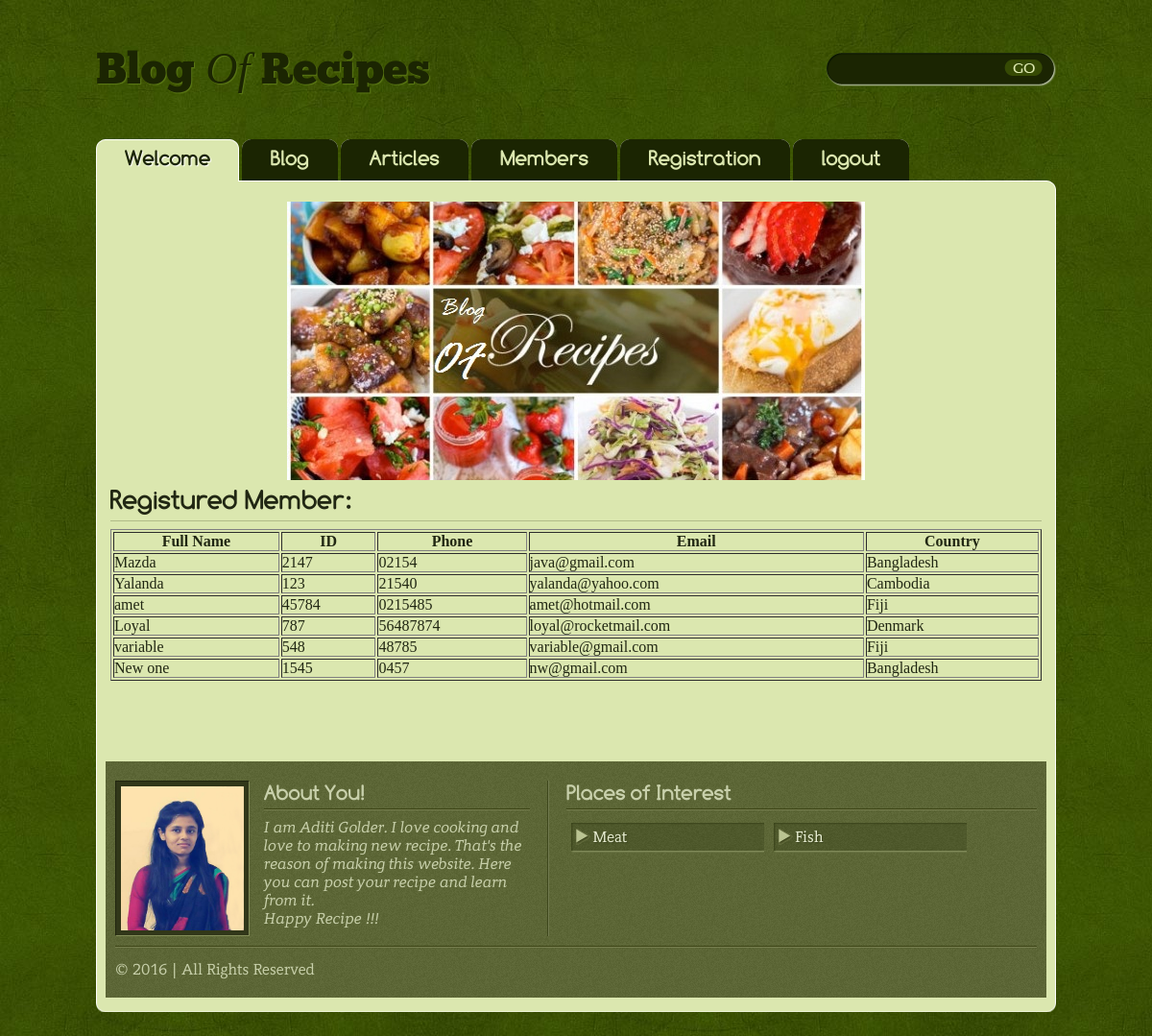
Page /members.php (signed in) on the earlier database version.
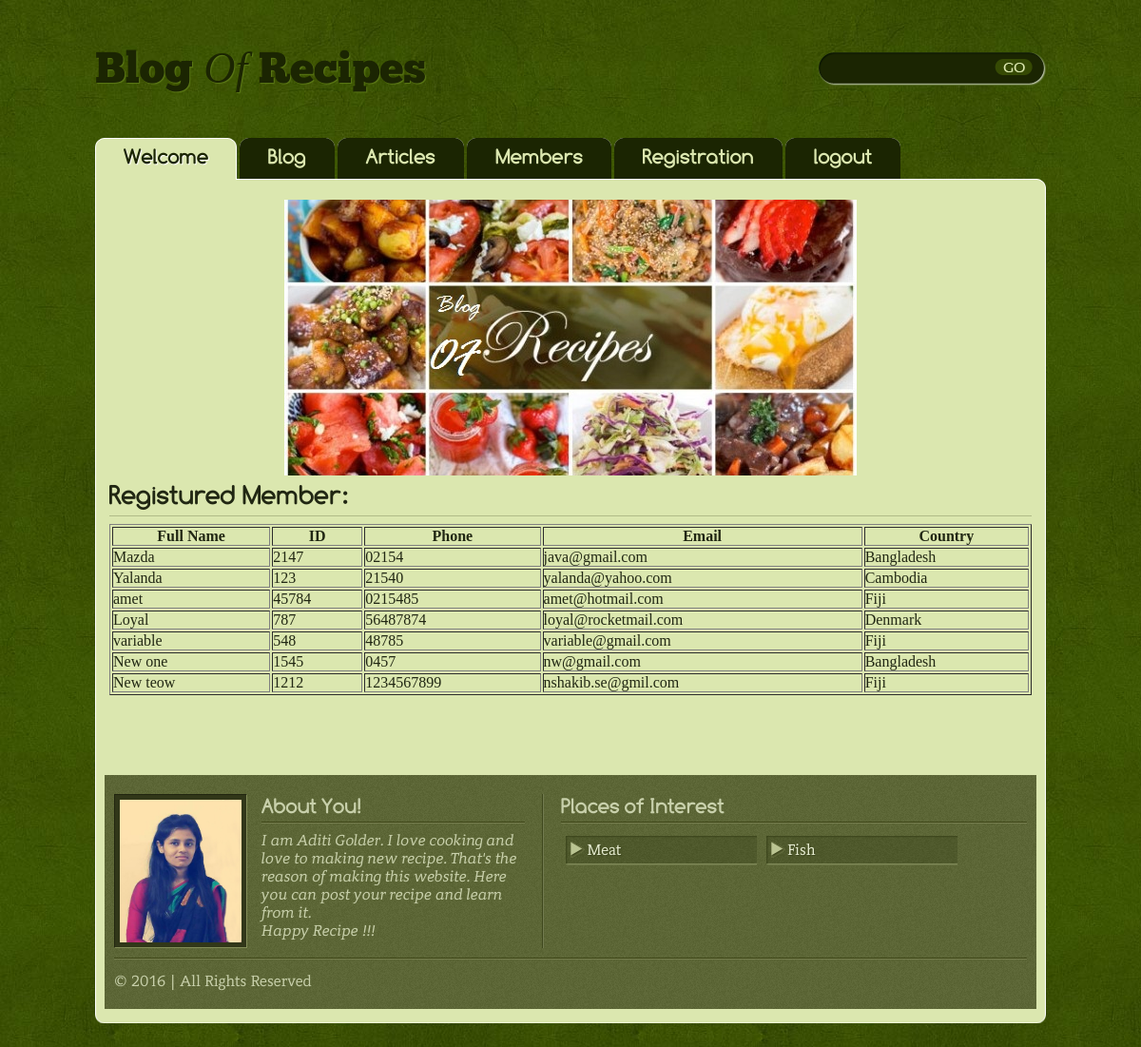
Same page on the later database version.
### tables this page shows
CREATE TABLE `registration` (
  `id` int(11) NOT NULL,
  `fullname` varchar(30) NOT NULL,
  `per_id` varchar(30) NOT NULL,
  `email` varchar(30) NOT NULL,
  `gender` varchar(22) NOT NULL,
  `phone` varchar(30) NOT NULL,
  `password` varchar(30) NOT NULL,
  `bdate` date NOT NULL,
  `country` varchar(30) NOT NULL
);

### members.php (the view, shortened to what this page needs)
<?php
	include("db_connection.php");
	include("header.php");
?>
<div id="mainpage" class="normalpage">
<div id="left" class="widepage">
<?php
	$query = "SELECT * FROM registration";
	$exe = mysqli_query($link, $query);
?>
<h2>Registured Member: </h2>
	<table border="1" style="width:100%;">
	<tr>
		<th>Full Name</th>
		<th>ID</th>
		<th>Phone</th>
		<th>Email</th>
		<th>Country</th>
	</tr>
		<?php
			while($row = mysqli_fetch_array($exe)){
				echo "<tr>";
					echo "<td>".$row['fullname']."</td>";
					echo "<td>".$row['per_id']."</td>";
					echo "<td>".$row['phone']."</td>";
					echo "<td>".$row['email']."</td>";
					echo "<td>".$row['country']."</td>";
				echo "</tr>";
			}
		?>
	</table>
</div>
</div>
<br/>
<br/>
<br/>
<?php include("footer.php");?>

### header.php (shortened to what this page needs)
<!DOCTYPE html PUBLIC "-//W3C//DTD XHTML 1.0 Strict//EN" "http://www.w3.org/TR/xhtml1/DTD/xhtml1-strict.dtd">
<html xmlns="http://www.w3.org/1999/xhtml">
<head>
<link href="style.css" rel="stylesheet" type="text/css" />
</head>
<body>
<div id="wrap">
<div id="top">
<h1 id="sitename">Blog <em>Of</em> Recipes</h1>
<div id="searchbar">
<form action="#">
<div id="searchfield">
<input type="text" name="keyword" class="keyword" /> <input class="searchbutton" type="image" src="images/searchgo.gif"  alt="search" /></div>
</form>
</div>
</div>
<div id="menu">
<ul>
<li class="active"><a href="index.php"><span>Welcome</span></a></li>
<li><a href="blog.php"><span>Blog</span></a></li>
<li><a href="articles.php"><span>Articles</span></a></li>
<li><a href="members.php"><span>Members</span></a></li>
<li><a href="registration.php"><span>Registration</span></a></li>
<?php
	if(!isset($_SESSION['SESS_MEMBER_ID']) || (trim($_SESSION['SESS_MEMBER_ID']) == '')){
?>
<li><a href="login.php"><span>login</span></a></li>
<?php }  else { ?>
<li><a href="logout.php"><span>logout</span></a></li>
<?php } ?>
</ul>
</div>
<div id="contentwrap">
<div id="header">
</div>

### footer.php (shortened to what this page needs)
<div id="bottom">
<div id="shortinfo">
<div id="authimg">
  <img src="images/bug.jpg" alt="" width="128" height="150" /></div>
<div id="authbio">
<h2>About You!</h2>
<p>I am Aditi Golder. I love cooking and love to making new recipe. That's the reason of making this website.
Here you can post your recipe and learn from it.<br>Happy Recipe !!!</p>
</div>
</div>
<div id="linkmenu">
<h2>Places of Interest</h2>
<ul class="footerlinks">
<li><a href="">Meat</a></li>
<li><a href="">Fish</a></li>
</ul>
</div>
<div id="footer">
&copy; 2016 | All Rights Reserved
</div>
</div>
</div>
<div id="contentbtm"></div>
<div id="credits">
</div>
</div>
</body>
</html>

### style.css (style rules this page uses)
* { padding:0; margin:0; }
body { background:url(images/bg.jpg) repeat; font-family:Georgia, "Times New Roman", Times, serif; color:#212713; }
#wrap { width:1000px; margin:auto; }
#contentwrap { background:url(images/contentbg.gif) repeat-y; padding:10px 0 3px 0; }
#menu { background:url(images/contenttop.gif) center bottom no-repeat; height:44px; padding-bottom:11px; }
#contentbtm { background:url(images/cntntbtm.gif) center no-repeat; height:12px; }
ul { list-style:none; }
#menu li { display:inline; font:bold 22px Comfortaa; }
#menu li a { display:block; height:44px; float:left; background:url(images/menu2.gif) right top no-repeat; margin-right:3px; padding-right:10px; color:#dbe7af; text-decoration:none; }
#menu li a span { display:block; background:url(images/menu1.gif) left top no-repeat; padding:7px 20px 0 30px; height:37px; }
#menu li.active a { background:url(images/menuh2.gif) right top no-repeat; color:#1b2502; text-shadow:#fff 1px 1px 1px; }
#menu li.active a span { background:url(images/menuh1.gif) left top no-repeat; }
#sitename { font: normal 46px chunk; color:#1b2502; text-shadow:#5d7a17 1px 1px 1px; display:block; padding:45px 0 0 0; width:60%; float:left; }
#searchbar { width:39%; float:right; }
#sitename em { font: italic 46px Georgia, "Times New Roman", Times, serif; }
#top { height:145px; }
#header { background:url(images/header.jpg) center center no-repeat; width:980px; height:270px; padding:10px; }
#mainpage { padding:0 10px 10px 10px; }
h2 { display:block; font:bold 22px Comfortaa; margin-bottom:8px; }
#bottom { padding:20px 10px 10px 10px; margin: 0 10px 0 10px; background:url(images/footerbg.gif) repeat; color:#c8d0ab; font-family:Contra; }
#shortinfo { width:45%; float:left; margin-bottom:10px; padding-right:20px; background:url(images/ftlv.jpg) right top repeat-y; }
#linkmenu { width:51%; float:right; margin-bottom:10px; }
#authimg { width:150px; float:left; }
#authbio { margin-left:155px; }
#authbio p { font-style:italic; }
#authimg img { display:block; background:#313719; padding:5px; border-left: solid 1px #21250f; border-bottom:solid 1px #848e59; border-top:solid 1px #21250f; border-right:solid 1px #848e59; }
#bottom h2 { display:block; font:bold 22px Comfortaa; margin-bottom:8px; background:url(images/ftl-h.jpg) left bottom repeat-x; padding:0 0 5px 0; }
#bottom a { color:#e6ecd1!important; text-decoration:none; }
.footerlinks li { display:block; width:41%; float:left; height:32px; margin:5px; background:url(images/footerli2.gif) no-repeat; }
.footerlinks li a { color:#fff; background:url(images/footerli.gif) 5px 6px no-repeat; text-shadow:#3b441d 1px 1px 1px; height:28px; padding:5px 8px 0 22px; display:block; }
#footer { background:url(images/ftl-h.jpg) left top repeat-x; padding:15px 0 10px 0; }
#credits { padding:5px 15px 20px 15px; color:#728f2f; font:normal 14px Comfortaa; }
#left { width:655px; float:left; padding:0 15px 15px 0; margin-bottom:15px; border-right:solid 1px #aab38a; }
.normalpage h2 { padding-bottom:5px; border-bottom:solid 1px #b0bb88; font-size:28px; }
#contentwrap a { color:#993403; }
#left.widepage { float:none!important; width:970px!important; padding:5px!important; border:none!important; }
#searchbar { padding:55px 0 0 0; }
#searchfield { background:url(images/searchbar.gif) no-repeat; width:239px; height:35px; float:right; }
#searchfield .keyword { width:170px; background:transparent; border:none; padding:8px 0 0 10px; color:#fff; display:block; float:left; }
#searchfield .searchbutton { display:block; float:left; margin:7px 0 0 5px; }

Differences in the rows shown:
added registration: fullname "New teow", per "1212", phone "1234567899", email "nshakib.se@gmil.com", country "Fiji"
